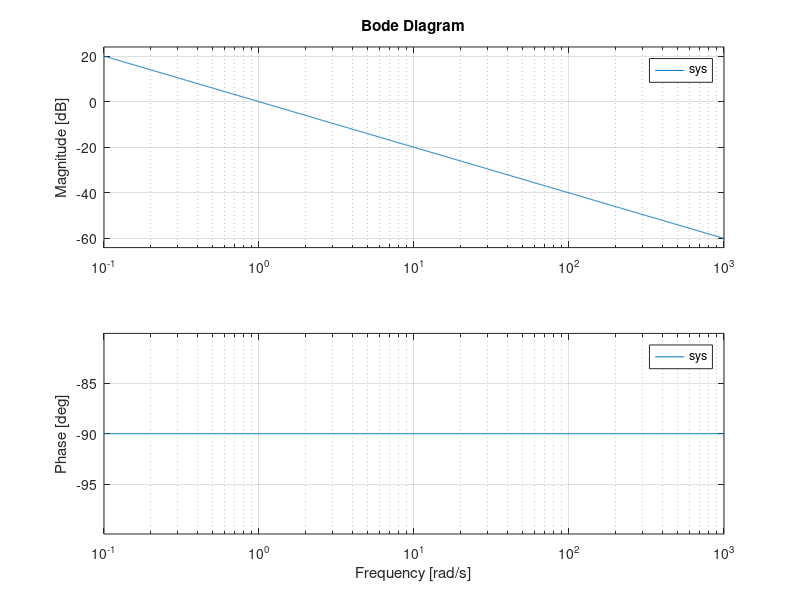

This chart was generated by the following MATLAB code:
%Bode plot of a Zero and a Pole

%For a zero at origin
subplot(121); sys = tf([1 0],[0 1]);bode(sys);grid on; % s/1
subplot(122); sys = tf([0 1],[1 0]);bode(sys);grid on;